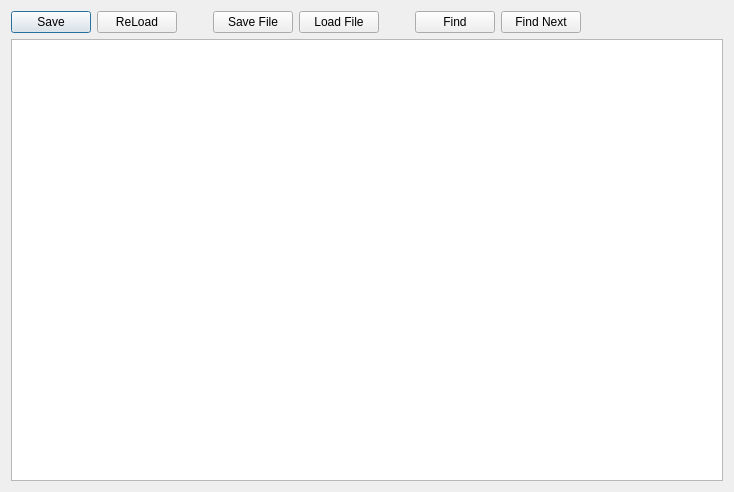
<?xml version="1.0" encoding="UTF-8"?>
<ui version="4.0">
 <class>CodeWindow</class>
 <widget class="QDialog" name="CodeWindow">
  <property name="geometry">
   <rect>
    <x>0</x>
    <y>0</y>
    <width>734</width>
    <height>492</height>
   </rect>
  </property>
  <property name="windowTitle">
   <string>Dialog</string>
  </property>
  <layout class="QVBoxLayout" name="verticalLayout">
   <item>
    <layout class="QHBoxLayout" name="horizontalLayout">
     <item>
      <widget class="QPushButton" name="saveButton">
       <property name="text">
        <string>Save</string>
       </property>
      </widget>
     </item>
     <item>
      <widget class="QPushButton" name="reLoadButton">
       <property name="text">
        <string>ReLoad</string>
       </property>
      </widget>
     </item>
     <item>
      <spacer name="horizontalSpacer">
       <property name="orientation">
        <enum>Qt::Horizontal</enum>
       </property>
       <property name="sizeType">
        <enum>QSizePolicy::Maximum</enum>
       </property>
       <property name="sizeHint" stdset="0">
        <size>
         <width>30</width>
         <height>20</height>
        </size>
       </property>
      </spacer>
     </item>
     <item>
      <widget class="QPushButton" name="saveFileButton">
       <property name="text">
        <string>Save File</string>
       </property>
      </widget>
     </item>
     <item>
      <widget class="QPushButton" name="loadFileButton">
       <property name="text">
        <string>Load File</string>
       </property>
      </widget>
     </item>
     <item>
      <spacer name="horizontalSpacer_3">
       <property name="orientation">
        <enum>Qt::Horizontal</enum>
       </property>
       <property name="sizeType">
        <enum>QSizePolicy::Maximum</enum>
       </property>
       <property name="sizeHint" stdset="0">
        <size>
         <width>30</width>
         <height>20</height>
        </size>
       </property>
      </spacer>
     </item>
     <item>
      <widget class="QPushButton" name="findButton">
       <property name="text">
        <string>Find</string>
       </property>
      </widget>
     </item>
     <item>
      <widget class="QPushButton" name="findNextButton">
       <property name="text">
        <string>Find Next</string>
       </property>
      </widget>
     </item>
     <item>
      <spacer name="horizontalSpacer_2">
       <property name="orientation">
        <enum>Qt::Horizontal</enum>
       </property>
       <property name="sizeHint" stdset="0">
        <size>
         <width>40</width>
         <height>20</height>
        </size>
       </property>
      </spacer>
     </item>
    </layout>
   </item>
   <item>
    <widget class="MTextEdit" name="textEdit"/>
   </item>
  </layout>
 </widget>
 <customwidgets>
  <customwidget>
   <class>MTextEdit</class>
   <extends>QTextEdit</extends>
   <header>MTextEdit.hpp</header>
  </customwidget>
 </customwidgets>
 <resources/>
 <connections/>
</ui>
